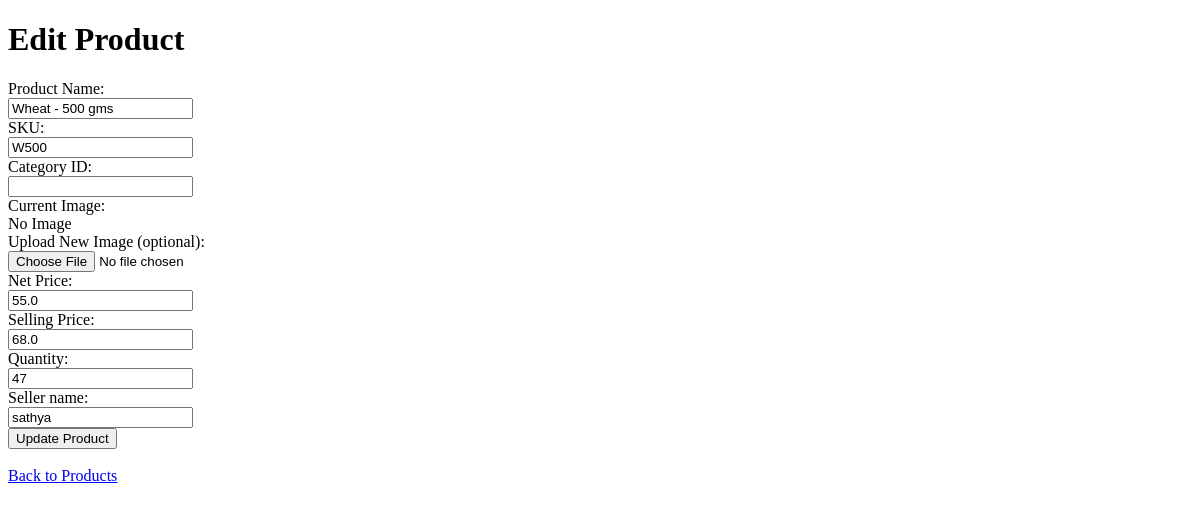
Page /edit_product/1 on the earlier database version.
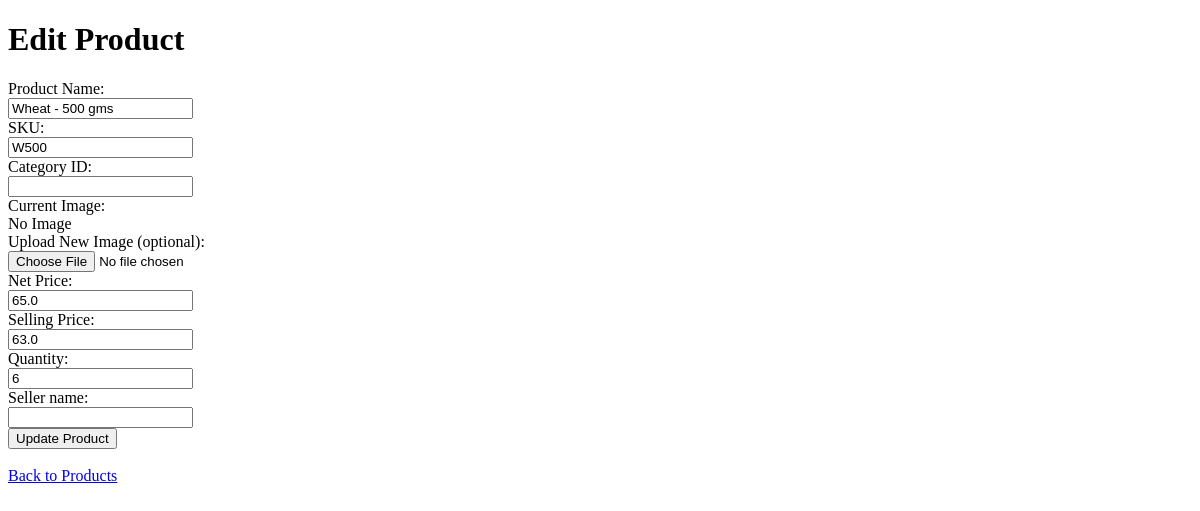
Same page on the later database version.
### models.py (models this page shows, shortened)
class Product(db.Model):
    id = db.Column(db.Integer, primary_key=True)
    name = db.Column(db.String(100), nullable=False)
    SKU = db.Column(db.String(50), nullable=False)
    category_id = db.Column(db.Integer, db.ForeignKey('product_category.id'), nullable=False)
    image = db.Column(db.String(200), nullable=True)
    net_price = db.Column(db.Float, nullable=False)
    selling_price = db.Column(db.Float, nullable=False)
    quantity = db.Column(db.Integer, nullable=False)
    seller = db.Column(db.String(100), nullable=False)
    inventory = db.relationship('Inventory', backref='product', lazy=True)

### blueprints/product.py (the view)
@product_bp.route('/edit_product/<int:product_id>', methods=['GET'])
def edit_product(product_id):
    product = Product.query.get_or_404(product_id)
    return render_template('edit_product.html', product=product)

### templates/edit_product.html (shortened to what this page needs)
<!DOCTYPE html>
<html>
<head>
</head>
<body>
    <h1>Edit Product</h1>
    <form action="{{ url_for('product.update_product', product_id=product.id) }}" method="post" enctype="multipart/form-data">
        <label for="name">Product Name:</label><br>
        <input type="text" id="name" name="name" value="{{ product.name }}"><br>
        <label for="SKU">SKU:</label><br>
        <input type="text" id="SKU" name="SKU" value="{{ product.SKU }}"><br>
        <label for="category_id">Category ID:</label><br>
        <input type="text" id="category_id" name="category_id" value="{{ product.category_id }}"><br>
        <label for="image">Current Image:</label><br>
        {% if product.image %}
            <img src="{{ url_for('static', filename='uploads/' ~ product.image) }}" alt="Product Image" style="max-width: 200px;"><br>
        {% else %}
            No Image<br>
        {% endif %}
        <label for="new_image">Upload New Image (optional):</label><br>
        <input type="file" id="new_image" name="new_image"><br>
        <label for="net_price">Net Price:</label><br>
        <input type="text" id="net_price" name="net_price" value="{{ product.net_price }}"><br>
        <label for="selling_price">Selling Price:</label><br>
        <input type="text" id="selling_price" name="selling_price" value="{{ product.selling_price }}"><br>
        <label for="quantity">Quantity:</label><br>
        <input type="text" id="quantity" name="quantity" value="{{ product.quantity }}"><br>
        <label for="seller">Seller name:</label><br>
        <input type="text" id="seller" name="seller" value="{{ product.seller }}"><br>
        <input type="submit" value="Update Product">
    </form>
    <br>
    <a href="{{ url_for('product.view_products') }}">Back to Products</a>
</body>
</html>

Differences in the rows shown:
changed Product "Wheat - 500 gms": net_price "55.0" → "65.0"; selling_price "68.0" → "63.0"; quantity "47" → "6"; seller "sathya" → (not shown)
